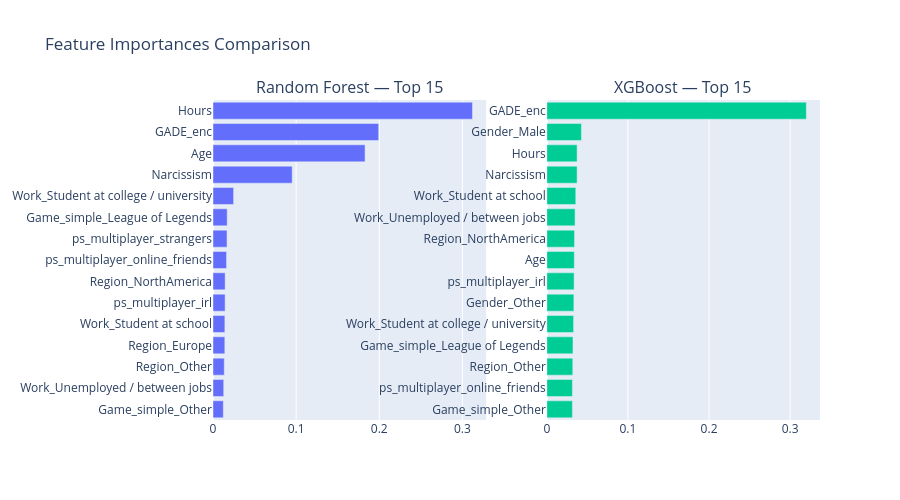

Write notebook code for a chart like this one.
### Code cell
# ---------- feature importances side-by-side ----------
rf_imp  = pd.Series(rf.feature_importances_,  index=X_cols).nlargest(15).sort_values()
xgb_imp = pd.Series(xgb.feature_importances_, index=X_cols).nlargest(15).sort_values()

from plotly.subplots import make_subplots
import plotly.graph_objects as go

fig = make_subplots(
    rows=1, cols=2,
    subplot_titles=("Random Forest — Top 15", "XGBoost — Top 15"),
    shared_xaxes=False
)
fig.add_trace(
    go.Bar(x=rf_imp.values, y=rf_imp.index, orientation="h",
           marker_color="#636EFA", name="RF"),
    row=1, col=1
)
fig.add_trace(
    go.Bar(x=xgb_imp.values, y=xgb_imp.index, orientation="h",
           marker_color="#00CC96", name="XGBoost"),
    row=1, col=2
)
fig.update_layout(height=500, title_text="Feature Importances Comparison", showlegend=False)
fig.show()

### Figure 1 — Plotly figure (JSON) as saved in the notebook; plotly's stock layout.template omitted (floating-point values rounded to 4 significant figures)
{"data": [{"marker": {"color": "#636EFA"}, "name": "RF", "orientation": "h", "type": "bar", "x": [0.01244, 0.01288, 0.01354, 0.01422, 0.01427, 0.01456, 0.01462, 0.0163, 0.01687, 0.01707, 0.02476, 0.09526, 0.1829, 0.1993, 0.3122], "xaxis": "x", "y": ["Game_simple_Other", "Work_Unemployed / between jobs", "Region_Other", "Region_Europe", "Work_Student at school", "ps_multiplayer_irl", "Region_NorthAmerica", "ps_multiplayer_online_friends", "ps_multiplayer_strangers", "Game_simple_League of Legends", "Work_Student at college / university", "Narcissism", "Age", "GADE_enc", "Hours"], "yaxis": "y"}, {"marker": {"color": "#00CC96"}, "name": "XGBoost", "orientation": "h", "type": "bar", "x": [0.03153, 0.03153, 0.03197, 0.03225, 0.03294, 0.0333, 0.03362, 0.03384, 0.03411, 0.03481, 0.03565, 0.03732, 0.03732, 0.04264, 0.32], "xaxis": "x2", "y": ["Game_simple_Other", "ps_multiplayer_online_friends", "Region_Other", "Game_simple_League of Legends", "Work_Student at college / university", "Gender_Other", "ps_multiplayer_irl", "Age", "Region_NorthAmerica", "Work_Unemployed / between jobs", "Work_Student at school", "Narcissism", "Hours", "Gender_Male", "GADE_enc"], "yaxis": "y2"}], "layout": {"annotations": [{"font": {"size": 16}, "showarrow": false, "text": "Random Forest — Top 15", "x": 0.225, "xanchor": "center", "xref": "paper", "y": 1, "yanchor": "bottom", "yref": "paper"}, {"font": {"size": 16}, "showarrow": false, "text": "XGBoost — Top 15", "x": 0.775, "xanchor": "center", "xref": "paper", "y": 1, "yanchor": "bottom", "yref": "paper"}], "height": 500, "showlegend": false, "title": {"text": "Feature Importances Comparison"}, "xaxis": {"anchor": "y", "domain": [0, 0.45]}, "xaxis2": {"anchor": "y2", "domain": [0.55, 1]}, "yaxis": {"anchor": "x", "domain": [0, 1]}, "yaxis2": {"anchor": "x2", "domain": [0, 1]}}}
